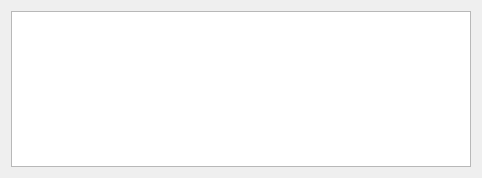
<?xml version='1.0' encoding='UTF-8'?>
<ui version="4.0">
 <class>Validator</class>
 <widget class="QDialog" name="Validator">
  <property name="windowModality">
   <enum>Qt::NonModal</enum>
  </property>
  <property name="geometry">
   <rect>
    <x>0</x>
    <y>0</y>
    <width>482</width>
    <height>178</height>
   </rect>
  </property>
  <property name="windowTitle">
   <string>Map validation results</string>
  </property>
  <property name="modal">
   <bool>true</bool>
  </property>
  <layout class="QGridLayout" name="gridLayout">
   <item row="0" column="0">
    <widget class="QListWidget" name="listWidget">
     <property name="font">
      <font>
       <pointsize>18</pointsize>
      </font>
     </property>
     <property name="frameShadow">
      <enum>QFrame::Sunken</enum>
     </property>
     <property name="lineWidth">
      <number>1</number>
     </property>
     <property name="editTriggers">
      <set>QAbstractItemView::NoEditTriggers</set>
     </property>
     <property name="selectionMode">
      <enum>QAbstractItemView::NoSelection</enum>
     </property>
     <property name="iconSize">
      <size>
       <width>32</width>
       <height>32</height>
      </size>
     </property>
     <property name="resizeMode">
      <enum>QListView::Adjust</enum>
     </property>
     <property name="gridSize">
      <size>
       <width>0</width>
       <height>32</height>
      </size>
     </property>
     <property name="viewMode">
      <enum>QListView::ListMode</enum>
     </property>
     <property name="uniformItemSizes">
      <bool>false</bool>
     </property>
     <property name="wordWrap">
      <bool>true</bool>
     </property>
    </widget>
   </item>
  </layout>
 </widget>
 <resources/>
 <connections/>
</ui>
